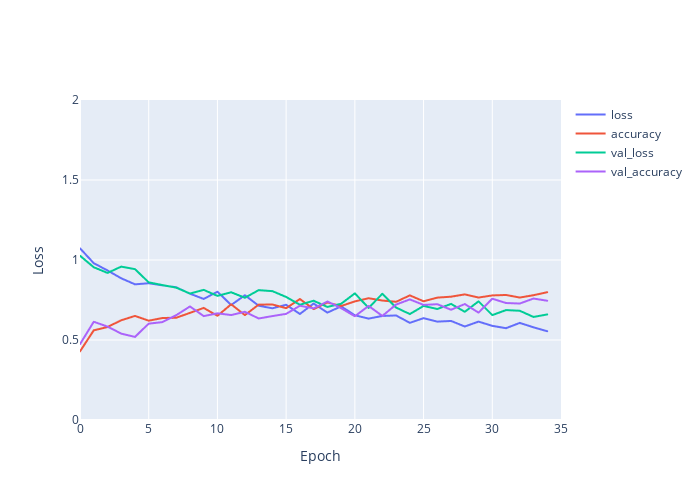

The notebook cell saved with this chart:
### Markdown cell above
### 3 класса ~3700 картинок
'flandre_scarlet'

'kirisame_marisa'

'komeiji_koishi'

image: 64x64x3 ALL IMAGES

### Code cell
from tensorflow.keras.optimizers import Adadelta

model = Sequential()
model.add(Dense(2048, input_shape=(12288,), activation="relu"))
model.add(Dense(1024, activation="relu"))
model.add(Dense(256, activation="relu"))
model.add(Dense(len(lb.classes_), activation="softmax"))

# Скорость обучения
INIT_LR = 0.005

# Количество эпох
EPOCHS = 35

# Размер батча
BATCH_SIZE = 200

model, history = trainModel(model, EPOCHS, BATCH_SIZE, Adadelta(INIT_LR))

### Figure 1 — Plotly figure (JSON) as saved in the notebook; plotly's stock layout.template omitted (floating-point values rounded to 4 significant figures)
{"data": [{"name": "loss", "type": "scattergl", "y": [1.073, 0.98, 0.9347, 0.8857, 0.8479, 0.8547, 0.8415, 0.8298, 0.7894, 0.7567, 0.802, 0.7186, 0.7799, 0.7143, 0.6981, 0.7203, 0.6627, 0.7277, 0.6711, 0.7102, 0.6546, 0.6337, 0.6504, 0.6533, 0.6073, 0.6365, 0.6148, 0.6191, 0.5844, 0.6149, 0.5884, 0.5738, 0.6068, 0.5793, 0.5546]}, {"name": "accuracy", "type": "scattergl", "y": [0.4288, 0.5605, 0.5809, 0.6233, 0.6505, 0.6207, 0.6372, 0.639, 0.6695, 0.7004, 0.6512, 0.723, 0.6555, 0.7212, 0.7219, 0.699, 0.756, 0.6929, 0.7345, 0.7122, 0.7413, 0.761, 0.7467, 0.7388, 0.779, 0.742, 0.765, 0.7707, 0.7851, 0.7653, 0.7786, 0.7815, 0.7653, 0.7801, 0.7987]}, {"name": "val_loss", "type": "scattergl", "y": [1.027, 0.9547, 0.9192, 0.9586, 0.9429, 0.8602, 0.8433, 0.8271, 0.7903, 0.8133, 0.7758, 0.7984, 0.7641, 0.8115, 0.8054, 0.769, 0.7204, 0.7453, 0.7067, 0.7264, 0.7915, 0.7005, 0.789, 0.7027, 0.6621, 0.7129, 0.6937, 0.7256, 0.6762, 0.7418, 0.6556, 0.687, 0.6827, 0.6441, 0.6597]}, {"name": "val_accuracy", "type": "scattergl", "y": [0.4742, 0.614, 0.5839, 0.5398, 0.5194, 0.6022, 0.6118, 0.6548, 0.7097, 0.6495, 0.6667, 0.6559, 0.6763, 0.6344, 0.6495, 0.6634, 0.714, 0.6978, 0.7409, 0.6989, 0.6484, 0.7129, 0.6505, 0.7215, 0.7538, 0.7194, 0.7237, 0.6892, 0.7247, 0.671, 0.7581, 0.7312, 0.728, 0.7591, 0.7452]}], "layout": {"height": 500, "width": 700, "xaxis": {"range": [0, 35], "title": {"text": "Epoch"}}, "yaxis": {"range": [0, 2], "title": {"text": "Loss"}}}}
